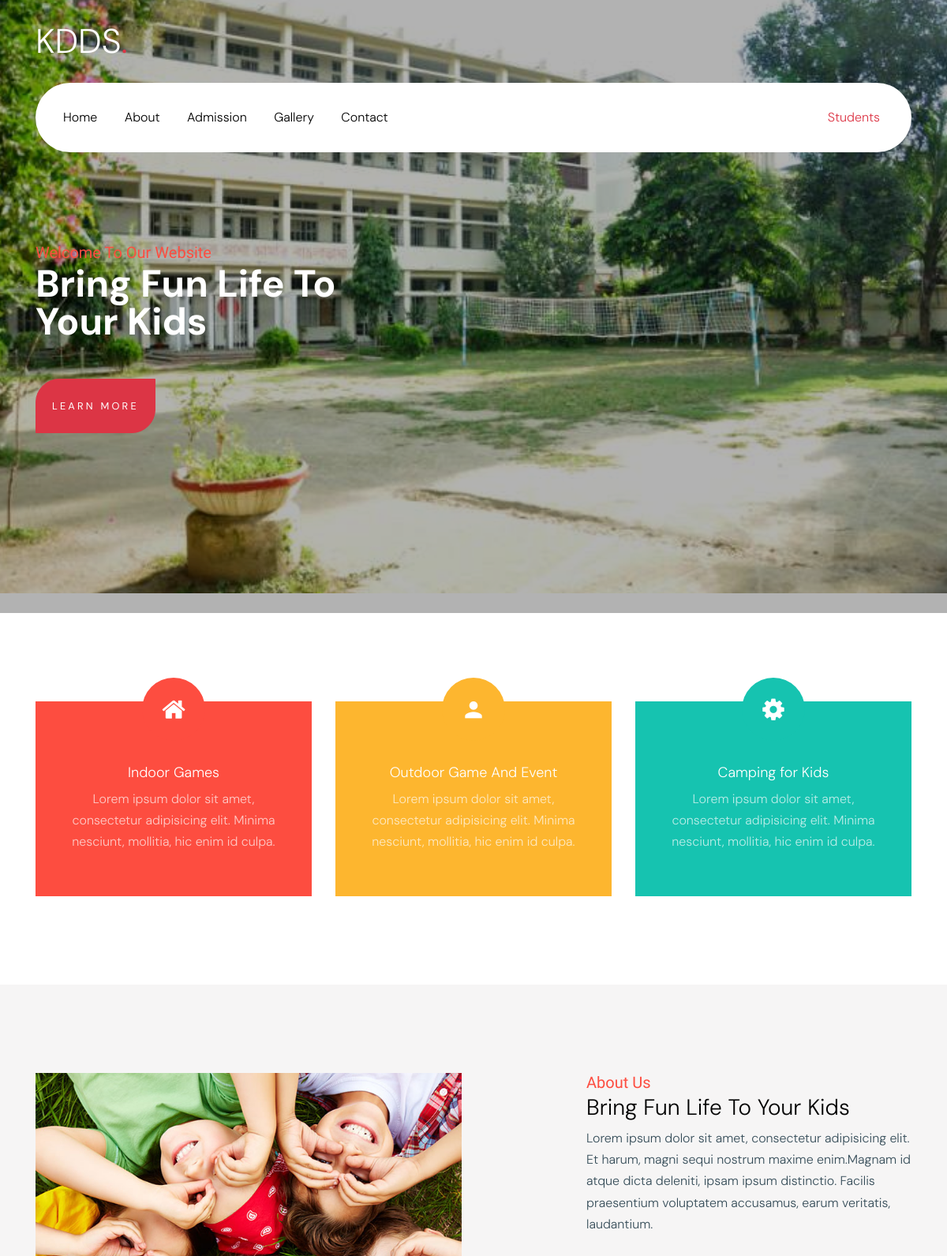
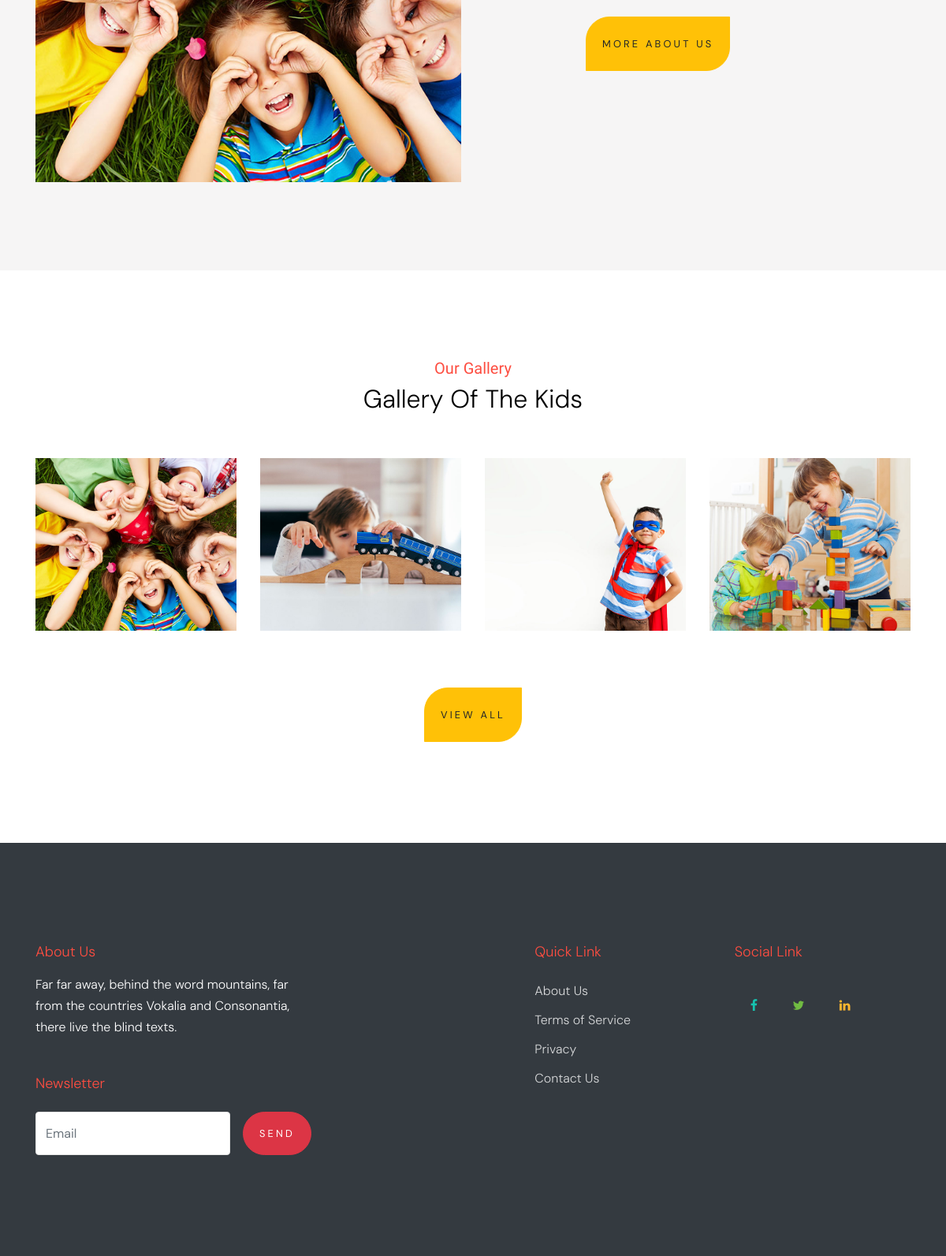
The page / on the database its author committed (2 pictures, top to bottom).
### tables this page shows
CREATE TABLE `facilities` (
  `id` int(11) NOT NULL,
  `icon` varchar(250) NOT NULL,
  `heading` varchar(250) NOT NULL,
  `text` varchar(250) NOT NULL,
  `class` varchar(200) NOT NULL
);

CREATE TABLE `gallery` (
  `id` int(11) NOT NULL,
  `img_1` text NOT NULL,
  `img_2` text NOT NULL
);

### index.php (the view, shortened to what this page needs)
<?php
    include"includes/config.php";
    include"files/header.php"
?>
<body data-spy="scroll" data-target=".site-navbar-target" data-offset="300">
    <div class="site-wrap" id="home-section">
        <?php include"files/nav.php" ?>
        <div class="ftco-blocks-cover-1">
            <div class="site-section-cover overlay" data-stellar-background-ratio="0.5" style="background-image: url('images/hero_1.jpg')">
                <div class="container">
                    <div class="row align-items-center ">
                        <div class="col-md-5 mt-5 pt-5">
                            <span class="text-cursive h5 text-red">Welcome To Our Website</span>
                            <h1 class="mb-3 font-weight-bold text-teal">Bring Fun Life To Your Kids</h1>
                            <p class="mt-5"><a href="#" class="btn btn-primary py-4 btn-custom-1">Learn More</a></p>
                        </div>
                    </div>
                </div>
            </div>
        </div>
        <div class="site-section">
            <div class="container">
                <div class="row">
                      <?php
                        $query = "SELECT * FROM facilities";
                        $select_query = mysqli_query($connection, $query);
                        while($row = mysqli_fetch_assoc($select_query)){
                        $icon = $row['icon'];
                        $heading = $row['heading'];
                        $text = $row['text'];
                        $class = $row['class'];
                    ?>
                    <div class="col-lg-4">
                        <div class="block-2 <?php echo $class; ?>">
                            <span class="wrap-icon">
                                <?php echo $icon; ?>
                            </span>
                            <h2><?php echo $heading; ?></h2>
                            <p><?php echo $text; ?></p>
                        </div>
                    </div><?php } ?>
                </div>
            </div>
        </div>
        <div class="site-section bg-light">
            <div class="container">
                <div class="row">
                    <div class="col-md-6 mb-5 mb-md-0">
                        <img src="images/img_1.jpg" alt="Image" class="img-fluid">
                    </div>
                    <div class="col-md-5 ml-auto pl-md-5">
                        <span class="text-cursive h5 text-red">About Us</span>
                        <h3 class="text-black">Bring Fun Life To Your Kids</h3>
                        <p><span>Lorem ipsum dolor sit amet, consectetur adipisicing elit. Et harum, magni sequi nostrum maxime enim.</span><span>Magnam id atque dicta deleniti, ipsam ipsum distinctio. Facilis praesentium voluptatem accusamus, earum veritatis, laudantium.</span></p>
                        <p class="mt-5"><a href="about.php" class="btn btn-warning py-4 btn-custom-1">More About Us</a></p>
                    </div>
                </div>
            </div>
        </div>
        <div class="site-section">
            <div class="container">
                <div class="row mb-5">
                    <div class="col-12 text-center">
                        <span class="text-cursive h5 text-red d-block">Our Gallery</span>
                        <h2 class="text-black">Gallery Of The Kids</h2>
                    </div>
                </div>
                <div class="row">
                    <?php
                        $query = "SELECT * FROM gallery LIMIT 4";
                        $select_query = mysqli_query($connection, $query);
                        while($row = mysqli_fetch_assoc($select_query)){
                        $img_1 = $row['img_1'];
                    ?>
                    <div class="col-md-3 mb-4">
                        <a href="images/<?php echo $img_1; ?>" data-fancybox="gal">
                            <img src="images/<?php echo $img_1; ?>" alt="Image" class="img-fluid">
                        </a>
                    </div><?php } ?>
                </div>
                <p class="mt-5 text-center"><a href="gallery.php" class="btn btn-warning py-4 btn-custom-1">View All</a></p>
            </div>
        </div>
<?php include"files/footer.php" ?>

### css/style.css (style rules this page uses)
.text-cursive { font-family: "Indie Flower", cursive !important; }
html { overflow-x: hidden; }
body { line-height: 1.7; color: #364d59 !important; font-weight: 300; font-size: 1rem; }
a { -webkit-transition: .3s all ease; -o-transition: .3s all ease; transition: .3s all ease; text-decoration: none; }
h1, h2, h3, h4, h5, .h1, .h2, .h3, .h4, .h5 { font-weight: 300; color: #364d59; }
.text-black { color: #000 !important; }
.btn { border-radius: 30px; font-size: .8rem; text-transform: uppercase; letter-spacing: .2rem; padding: 10px 20px; text-decoration: none; }
.btn-custom-1 { border-radius: 30px; border-top-right-radius: 0; border-bottom-left-radius: 0; }
.site-section { padding: 2.5em 0; }
@media (min-width: 768px) { .site-section { padding: 5em 0; } }
.select-wrap, .wrap-icon { position: relative; }
.site-section-cover { position: relative; background-size: cover; background-repeat: no-repeat; background-position: center center; overflow: hidden; }
.site-section-cover, .site-section-cover .container { position: relative; z-index: 2; }
.site-section-cover, .site-section-cover .container > .row { height: calc(100vh - 196px); min-height: 777px; }
.site-section-cover.overlay { position: relative; }
.site-section-cover.overlay:before { position: absolute; content: ""; top: 0; left: 0; right: 0; bottom: 0; background: rgba(0, 0, 0, 0.3); z-index: 1; }
.site-section-cover h1 { font-size: 3rem; color: #fff; line-height: 1; }
.site-section-cover p { font-size: 18px; color: #fff; }
.site-section { padding: 7rem 0; }
.bg-light { background-color: #f6f5f5 !important; }
.block-2 { padding: 40px; position: relative; text-align: center; }
.block-2 .wrap-icon { position: relative; width: 80px; margin-left: auto; margin-right: auto; height: 80px; display: block; border-radius: 50%; margin-top: -70px; margin-bottom: 30px; }
.block-2 .wrap-icon > span { color: #fff; font-size: 2rem; text-align: center; display: inline-block; position: absolute; top: 50%; left: 50%; width: 100%; -webkit-transform: translate(-50%, -50%); -ms-transform: translate(-50%, -50%); transform: translate(-50%, -50%); }
.block-2 h2 { font-size: 18px; color: #fff; }
.block-2 p { color: rgba(255, 255, 255, 0.7); }
.block-2.red, .block-2.red .wrap-icon { background-color: #fd4d40; }
.block-2.yellow, .block-2.yellow .wrap-icon { background-color: #fdb62f; }
.block-2.teal, .block-2.teal .wrap-icon { background-color: #16c3b0; }
.text-red { color: #fd4d40; }
.text-teal { color: #16c3b0; }

### rows shown on the page
facilities: heading "Indoor Games", text "Lorem ipsum dolor sit amet, consectetur adipisicing elit. Minima nesciunt, mollitia, hic enim id culpa."
facilities: heading "Outdoor Game And Event", text "Lorem ipsum dolor sit amet, consectetur adipisicing elit. Minima nesciunt, mollitia, hic enim id culpa."
facilities: heading "Camping for Kids", text "Lorem ipsum dolor sit amet, consectetur adipisicing elit. Minima nesciunt, mollitia, hic enim id culpa."
gallery: img_1 (picture)
gallery: img_1 (picture)
gallery: img_1 (picture)
gallery: img_1 (picture)
